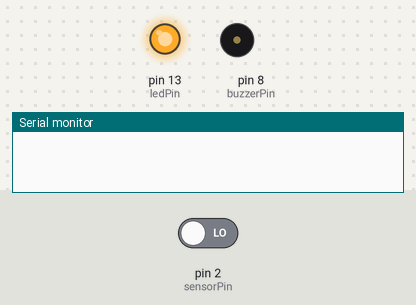
A sketch run on a simulated Arduino Uno, built with avr-gcc and run on an emulated ATmega328P. Shown: output pins drawn as LEDs (lit = HIGH), buzzer (waves = sounding, pin HIGH), the last lines printed to the serial monitor. The test bench sets the inputs (shaded band); at power-on: pin 2 (sensorPin) LOW.

Above: at 1.2 s.
1.3 s: pin 2 (sensorPin) driven HIGH
At 1.9 s:
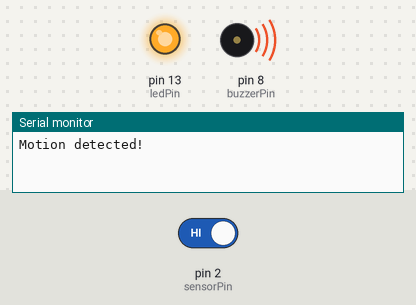
4.3 s: pin 2 (sensorPin) driven LOW
At 6.9 s:
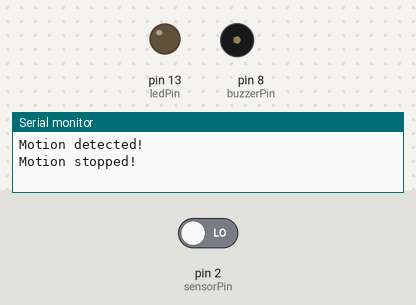
Timing chart, 0 to 8.4 s (numbered marks = the images above; inputs shaded):
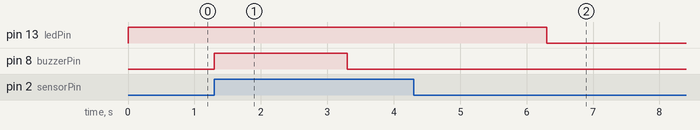

The sketch:

sketch_mar18a.ino
```cpp
// Code by Adittya Kumar Chowdhury
// When motion is detected, an LED lights up for 5 seconds and a buzzer sounds for 2 seconds.

int ledPin = 13;               // the pin that the LED is attached to
int sensorPin = 2;             // the pin that the sensor is attached to
int buzzerPin = 8;             // the pin that the buzzer is attached to
int sensorState = LOW;         // by default, no motion detected
unsigned long lastMotionTime = 0; // the last time motion was detected
unsigned long lastBuzzerTime = 0; // the last time the buzzer was activated
bool buzzerActive = false;     // track whether the buzzer is currently active

void setup() {
  pinMode(ledPin, OUTPUT);     // initialize LED as an output
  pinMode(buzzerPin, OUTPUT);  // initialize buzzer as an output
  pinMode(sensorPin, INPUT);   // initialize sensor as an input
  Serial.begin(9600);          // initialize serial
}

void loop() {
  int sensorValue = digitalRead(sensorPin);  // read sensor value
  unsigned long currentTime = millis();

  if (sensorValue == HIGH) {             // check if the sensor is HIGH
    if (sensorState == LOW) {
      Serial.println("Motion detected!");
      sensorState = HIGH;                // update variable state to HIGH
      lastMotionTime = currentTime;     // update the last motion time
      lastBuzzerTime = currentTime;     // reset the buzzer timer
      buzzerActive = true;              // activate the buzzer
    }
  }

  // Manage LED timing
  if (currentTime - lastMotionTime <= 5000) { // If less than 5 seconds have passed
    digitalWrite(ledPin, HIGH);               // Keep the LED ON
  } else {
    digitalWrite(ledPin, LOW);                // Turn the LED OFF
  }

  // Manage buzzer timing
  if (buzzerActive && currentTime - lastBuzzerTime <= 2000) { // If less than 2 seconds have passed
    digitalWrite(buzzerPin, HIGH);            // Keep the buzzer ON
  } else {
    digitalWrite(buzzerPin, LOW);             // Turn the buzzer OFF
    buzzerActive = false;                     // Deactivate the buzzer
  }

  // Reset sensor state if no motion is detected and actions have concluded
  if (sensorValue == LOW && currentTime - lastMotionTime > 5000 && !buzzerActive) {
    if (sensorState == HIGH) {
      Serial.println("Motion stopped!");
      sensorState = LOW;                      // Update variable state to LOW
    }
  }
}
```

Measured:
- after the input at 1.3 s, pin 8 (buzzerPin): LOW → HIGH at once, → LOW 2.0 s later
